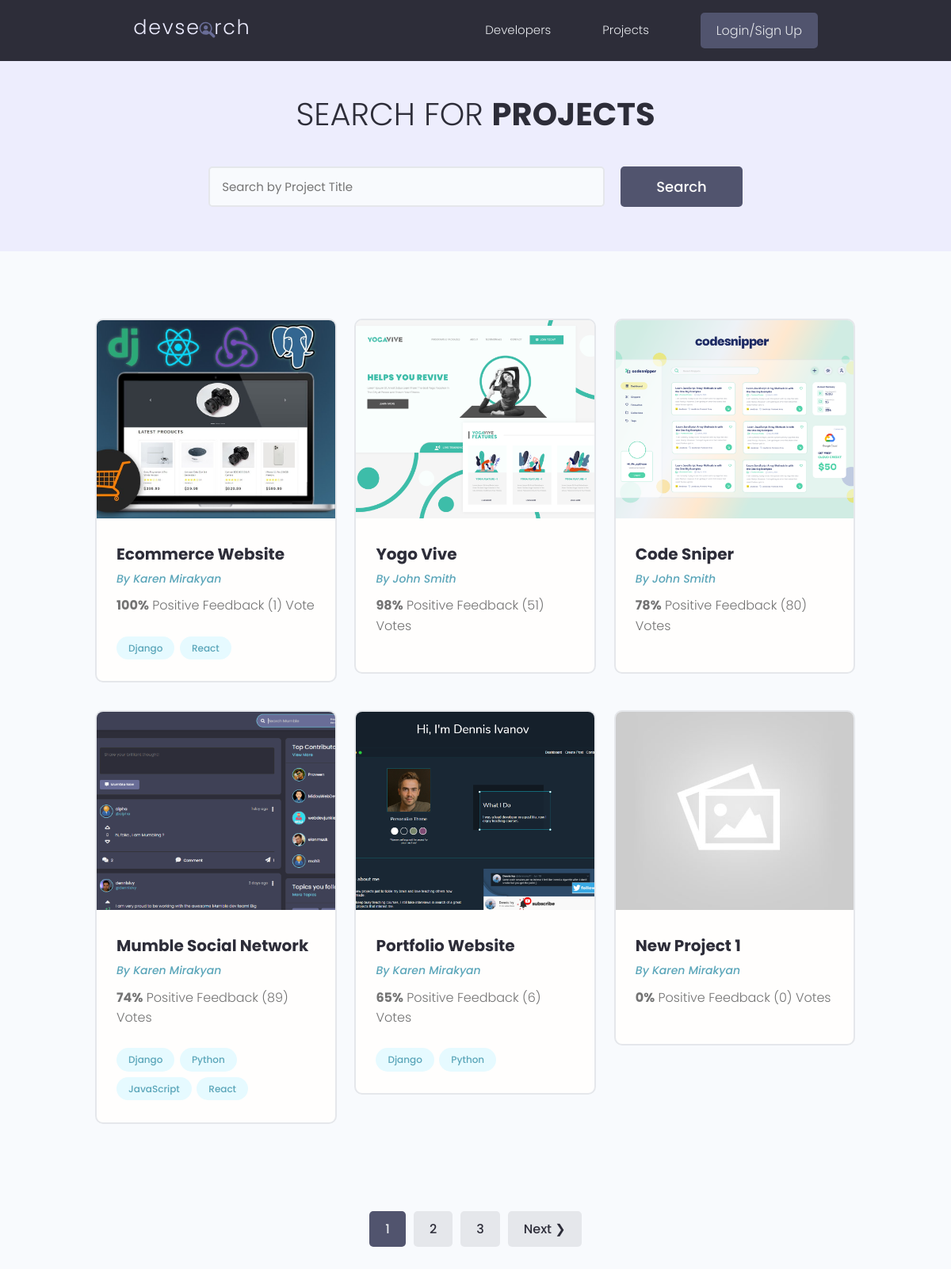
Page /projects/ on the earlier database version.
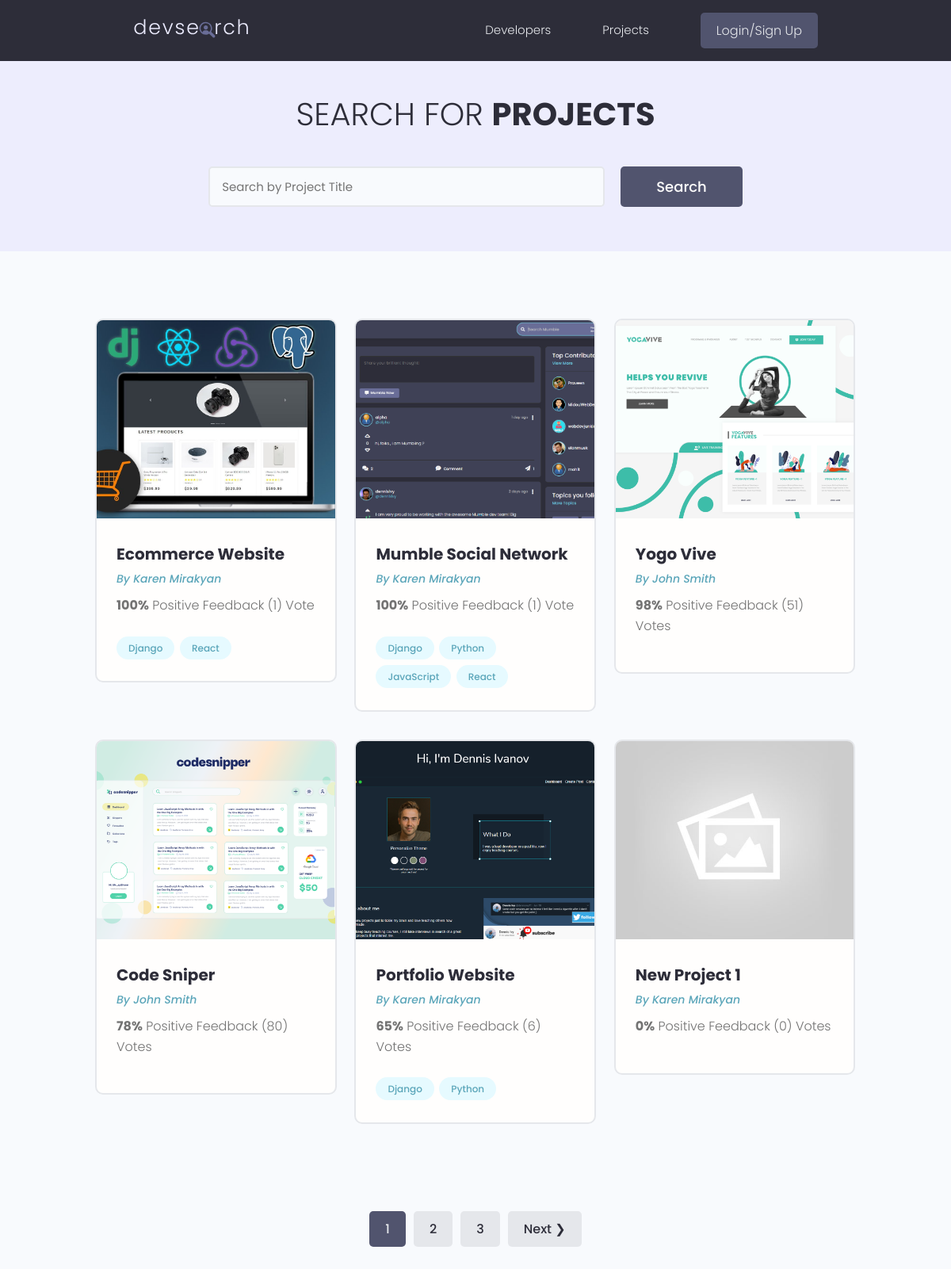
Same page on the later database version.
### projects/models.py (models this page shows, shortened)
class Project(models.Model):
    id = models.UUIDField(default=uuid.uuid4, unique=True, primary_key=True, editable=False)
    owner = models.ForeignKey(Profile, null=True, blank=True, on_delete=models.SET_NULL)
    title = models.CharField(max_length=200)
    description = models.TextField(null=True, blank=True)
    featured_image = models.ImageField(null=True, blank=True, default='default.jpg')
    demo_link = models.CharField(max_length=2000, null=True, blank=True)
    source_link = models.CharField(max_length=2000, null=True, blank=True)
    tags = models.ManyToManyField('Tag', blank=True)
    vote_total = models.IntegerField(default=0, null=True, blank=True)
    vote_ratio = models.IntegerField(default=0, null=True, blank=True)
    created = models.DateTimeField(auto_now_add=True)
    class Meta:
        ordering = ['-vote_ratio', '-vote_total', 'title']

class Tag(models.Model):
    name = models.CharField(max_length=200)
    created = models.DateTimeField(auto_now_add=True)
    id = models.UUIDField(default=uuid.uuid4, unique=True, primary_key=True, editable=False)
    def __str__(self):
        return self.name

### users/models.py (models this page shows, shortened)
class Profile(models.Model):
    user = models.OneToOneField(User, on_delete=models.CASCADE, null=True, blank=True)
    name = models.CharField(max_length=200, blank=True, null=True)
    username = models.CharField(max_length=200, blank=True, null=True)
    location = models.CharField(max_length=200, blank=True, null=True)
    email = models.EmailField(max_length=200, blank=True, null=True)
    short_intro = models.CharField(max_length=200, blank=True, null=True)
    bio = models.TextField(blank=True, null=True)
    profile_image = models.ImageField(null=True, blank=True, upload_to='profiles/', default='profiles/user-default.png')
    social_github = models.CharField(max_length=200, blank=True, null=True)
    social_twitter = models.CharField(max_length=200, blank=True, null=True)
    social_linkedin = models.CharField(max_length=200, blank=True, null=True)
    social_youtube = models.CharField(max_length=200, blank=True, null=True)
    social_website = models.CharField(max_length=200, blank=True, null=True)
    created = models.DateTimeField(auto_now_add=True)
    id = models.UUIDField(default=uuid.uuid4, unique=True, primary_key=True, editable=False)

### projects/views.py (the view)
# urls.py: path('projects/', include('projects.urls')),
def projects(request):
    projects, search_query = search_project(request)
    custom_range, projects = paginate_projects(request, projects, 6)
    context = {
        'projects': projects,
        'search_query': search_query,
        'custom_range': custom_range,
    }
    return render(request, 'projects/projects.html', context)

### projects/utils.py (called while the page is built)
def search_project(request):
    search_query = ''
    if request.GET.get('search_query'):
        search_query = request.GET.get('search_query')
    tags = Tag.objects.filter(name__icontains=search_query)
    projects = Project.objects.distinct().filter(
        Q(title__icontains=search_query) |
        Q(description__icontains=search_query) |
        Q(owner__name__icontains=search_query) |
        Q(tags__in=tags)
    )
    return projects, search_query

def paginate_projects(request, projects, results):
    page = request.GET.get('page')
    results = results
    paginator = Paginator(projects, results)
    try:
        projects = paginator.page(page)
    except PageNotAnInteger:
        page = 1
        projects = paginator.page(page)
    except EmptyPage:
        page = paginator.num_pages
        projects = paginator.page(page)
    left_index = (int(page) - 4)
    right_index = (int(page) + 5)
    if left_index < 1:
        left_index = 1
    if right_index > paginator.num_pages:
        right_index = paginator.num_pages + 1
    custom_range = range(left_index, right_index)
    return custom_range, projects

### projects/templates/projects/projects.html (shortened to what this page needs)
{%  extends 'main.html' %}
{%  block content %}
  <main class="projects">
    <section class="hero-section text-center">
      <div class="container container--narrow">
        <div class="hero-section__box">
          <h2>Search for <span>Projects</span></h2>
        </div>
        <div class="hero-section__search">
          <form id="searchForm" class="form" action="{% url 'projects' %}" method="get">
            <div class="form__field">
              <input class="input input--text" id="formInput#search" type="text" name="search_query"
                value="{{ search_query }}" placeholder="Search by Project Title" />
            </div>
            <input class="btn btn--sub btn--lg" type="submit" value="Search" />
          </form>
        </div>
      </div>
    </section>
    <section class="projectsList">
      <div class="container">
        <div class="grid grid--three">
            {% for project in projects %}
                <div class="column">
            <div class="card project">
              <a href="{% url 'project' project.id %}" class="project">
                <img class="project__thumbnail" src="{{ project.featured_image.url}}" alt="project thumbnail" />
                <div class="card__body">
                  <h3 class="project__title">{{ project.title}}</h3>
                  <p><a class="project__author" href="{% url 'user-profile' project.owner.id %}">By {{ project.owner.name }}</a></p>
                  <p class="project--rating">
                    <span style="font-weight: bold;">{{ project.vote_ratio }}%</span> Positive
                      Feedback ({{ project.vote_total}}) Vote{{ project.vote_total|pluralize:'s' }}
                  </p>
                  <div class="project__tags">
                      {% for tag in project.tags.all %}
                          <span class="tag tag--pill tag--main">
                              <small>{{ tag }}</small>
                          </span>
                      {% endfor %}
                  </div>
                </div>
              </a>
            </div>
          </div>
            {% endfor %}
        </div>
      </div>
    </section>
    {% include 'pagination.html' with queryset=projects %}
  </main>
{% endblock %}

Differences in the rows shown:
changed Project "Mumble Social Network": vote_ratio "74" → "100"; vote_total "89" → "1"; moves up the list
